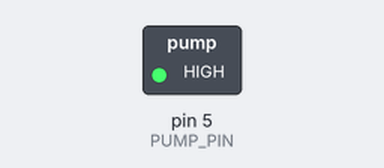
The sketch below on a simulated Arduino Uno, built with avr-gcc and run on an emulated ATmega328P. On the bench: switched loads named in the sketch (green lamp = pin HIGH).

Above: at 1.0 s.
At 3.0 s:
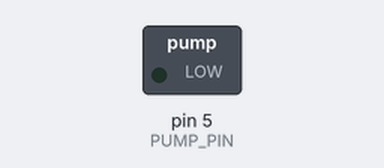
Timing chart, 0 to 5.2 s (numbered marks = the images above):
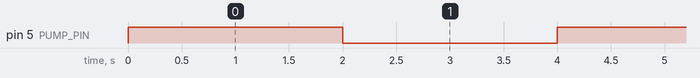

The sketch:

HygrometerAndWaterPump.ino
```cpp
int PUMP_PIN = 5;

void setup() {
  Serial.begin(9600);
  pinMode(PUMP_PIN, OUTPUT);
}

void loop() {
  analogWrite(PUMP_PIN, 255);
  delay(2000);
  analogWrite(PUMP_PIN, 0);
  delay(2000);
}
```

Measured:
- by itself, pin 5 (PUMP_PIN): alternates HIGH for 2.0 s and LOW for 2.0 s
